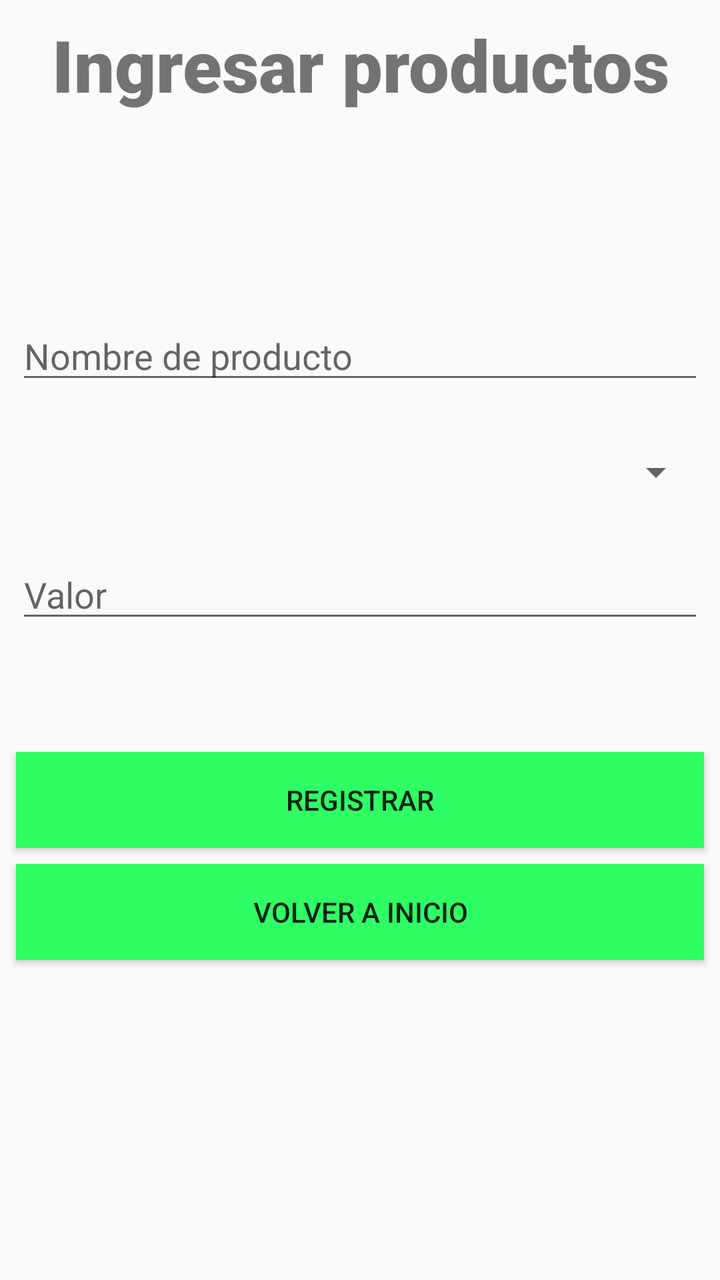
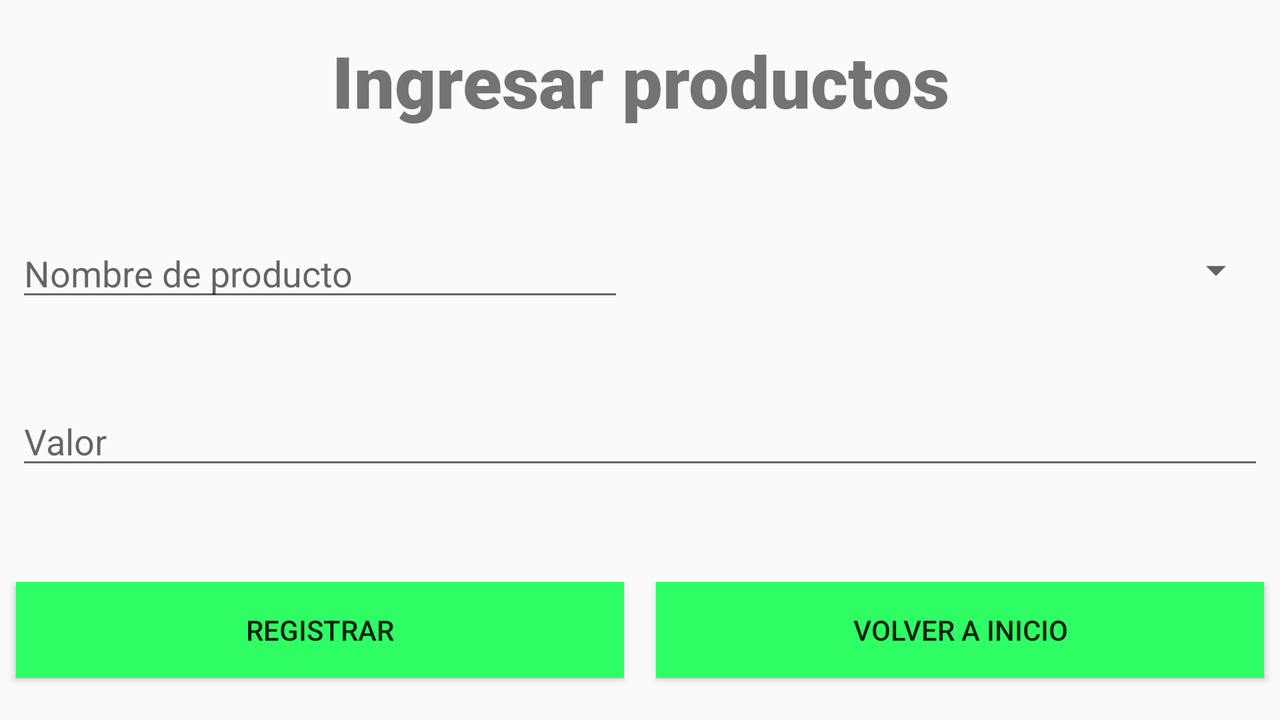

Two renders of one Android screen. The first uses the default layout on a phone; the second uses the alternative layout the repository ships for a different screen configuration, on a matching device. The two XML files are below.
<!-- AndroidManifest.xml: application theme AppTheme -->
<!-- res/layout/activity_main4_registros.xml -->
<?xml version="1.0" encoding="utf-8"?>
<android.support.constraint.ConstraintLayout xmlns:android="http://schemas.android.com/apk/res/android"
    xmlns:app="http://schemas.android.com/apk/res-auto"
    xmlns:tools="http://schemas.android.com/tools"
    android:layout_width="match_parent"
    android:layout_height="match_parent"
    tools:context=".Main4Activity_registros">

    <EditText
        android:id="@+id/etProducto"
        android:layout_width="0dp"
        android:layout_height="wrap_content"
        android:layout_marginStart="8dp"
        android:layout_marginTop="8dp"
        android:layout_marginEnd="8dp"
        android:layout_marginBottom="8dp"
        android:ems="10"
        android:hint="Nombre de producto"
        android:inputType="text"
        app:layout_constraintBottom_toTopOf="@+id/spTipo"
        app:layout_constraintEnd_toEndOf="parent"
        app:layout_constraintHorizontal_bias="0.0"
        app:layout_constraintStart_toStartOf="parent"
        app:layout_constraintTop_toBottomOf="@+id/textView" />

    <Spinner
        android:id="@+id/spTipo"
        android:layout_width="0dp"
        android:layout_height="46dp"
        android:layout_marginStart="8dp"
        android:layout_marginTop="8dp"
        android:layout_marginEnd="8dp"
        android:layout_marginBottom="8dp"
        app:layout_constraintBottom_toTopOf="@+id/etValor"
        app:layout_constraintEnd_toEndOf="parent"
        app:layout_constraintHorizontal_bias="0.598"
        app:layout_constraintStart_toStartOf="parent"
        app:layout_constraintTop_toBottomOf="@+id/etProducto" />

    <EditText
        android:id="@+id/etValor"
        android:layout_width="0dp"
        android:layout_height="wrap_content"
        android:layout_marginStart="8dp"
        android:layout_marginTop="8dp"
        android:layout_marginEnd="8dp"
        android:layout_marginBottom="8dp"
        android:ems="10"
        android:hint="Valor"
        android:inputType="number"
        app:layout_constraintBottom_toTopOf="@+id/guideline3"
        app:layout_constraintEnd_toEndOf="parent"
        app:layout_constraintHorizontal_bias="0.0"
        app:layout_constraintStart_toStartOf="parent"
        app:layout_constraintTop_toBottomOf="@+id/spTipo" />

    <Button
        android:id="@+id/btnRegistrar"
        android:layout_width="0dp"
        android:layout_height="wrap_content"
        android:layout_marginStart="8dp"
        android:layout_marginTop="8dp"
        android:layout_marginEnd="8dp"
        android:layout_marginBottom="8dp"
        android:background="#2EFE64"
        android:onClick="registrar"
        android:text="Registrar"
        app:layout_constraintBottom_toTopOf="@+id/btnRegresar"
        app:layout_constraintEnd_toEndOf="parent"
        app:layout_constraintHorizontal_bias="0.0"
        app:layout_constraintStart_toStartOf="parent"
        app:layout_constraintTop_toTopOf="@+id/guideline3"
        app:layout_constraintVertical_bias="1.0" />

    <TextView
        android:id="@+id/textView"
        android:layout_width="0dp"
        android:layout_height="0dp"
        android:layout_marginStart="8dp"
        android:layout_marginTop="8dp"
        android:layout_marginEnd="8dp"
        android:layout_marginBottom="8dp"
        android:fontFamily="sans-serif-black"
        android:text="Ingresar productos"
        android:textAlignment="center"
        android:textSize="36sp"
        android:typeface="normal"
        app:layout_constraintBottom_toTopOf="@+id/guideline2"
        app:layout_constraintEnd_toEndOf="parent"
        app:layout_constraintHorizontal_bias="0.0"
        app:layout_constraintStart_toStartOf="parent"
        app:layout_constraintTop_toTopOf="parent" />

    <Button
        android:id="@+id/btnRegresar"
        android:layout_width="0dp"
        android:layout_height="wrap_content"
        android:layout_marginStart="8dp"
        android:layout_marginEnd="8dp"
        android:background="#2EFE64"
        android:onClick="regresar"
        android:text="Volver a inicio"
        app:layout_constraintBottom_toTopOf="@+id/guideline4"
        app:layout_constraintEnd_toEndOf="parent"
        app:layout_constraintHorizontal_bias="0.0"
        app:layout_constraintStart_toStartOf="parent" />


    <android.support.constraint.Guideline
        android:id="@+id/guideline1"
        android:layout_width="wrap_content"
        android:layout_height="wrap_content"
        android:orientation="horizontal"
        app:layout_constraintGuide_begin="20dp"
        app:layout_constraintGuide_percent="0.0"
        />
    <android.support.constraint.Guideline
        android:id="@+id/guideline2"
        android:layout_width="wrap_content"
        android:layout_height="wrap_content"
        android:orientation="horizontal"
        app:layout_constraintGuide_begin="20dp"
        app:layout_constraintGuide_percent="0.25"
        />
    <android.support.constraint.Guideline
        android:id="@+id/guideline3"
        android:layout_width="wrap_content"
        android:layout_height="wrap_content"
        android:orientation="horizontal"
        app:layout_constraintGuide_begin="20dp"
        app:layout_constraintGuide_percent="0.50"
        />
    <android.support.constraint.Guideline
        android:id="@+id/guideline4"
        android:layout_width="wrap_content"
        android:layout_height="wrap_content"
        android:orientation="horizontal"
        app:layout_constraintGuide_begin="20dp"
        app:layout_constraintGuide_percent="0.75"
        />
    <android.support.constraint.Guideline
        android:id="@+id/guideline5"
        android:layout_width="wrap_content"
        android:layout_height="wrap_content"
        android:orientation="horizontal"
        app:layout_constraintGuide_begin="20dp"
        app:layout_constraintGuide_percent="1"
        />

</android.support.constraint.ConstraintLayout>
<!-- resources referenced by this layout -->
<resources>
  <style name="AppTheme" parent="Theme.AppCompat.Light.DarkActionBar">
          
          <item name="colorPrimary">@color/colorPrimary</item>
          <item name="colorPrimaryDark">@color/colorPrimaryDark</item>
          <item name="colorAccent">@color/colorAccent</item>
      </style>
</resources>
<!-- res/layout-land/activity_main4_registros.xml (the repository's variant of the layout above) -->
<!-- drawn on the phone turned sideways -->
<?xml version="1.0" encoding="utf-8"?>
<android.support.constraint.ConstraintLayout xmlns:android="http://schemas.android.com/apk/res/android"
    xmlns:app="http://schemas.android.com/apk/res-auto"
    xmlns:tools="http://schemas.android.com/tools"
    android:layout_width="match_parent"
    android:layout_height="match_parent"
    tools:context=".Main4Activity_registros">

    <EditText
        android:id="@+id/etProducto"
        android:layout_width="0dp"
        android:layout_height="wrap_content"
        android:layout_marginStart="8dp"
        android:layout_marginTop="8dp"
        android:layout_marginEnd="8dp"
        android:layout_marginBottom="8dp"
        android:ems="10"
        android:hint="Nombre de producto"
        android:inputType="text"
        app:layout_constraintBottom_toTopOf="@+id/guideline3"
        app:layout_constraintEnd_toStartOf="@+id/spTipo"
        app:layout_constraintStart_toStartOf="parent"
        app:layout_constraintTop_toTopOf="@+id/guideline2" />

    <Spinner
        android:id="@+id/spTipo"
        android:layout_width="0dp"
        android:layout_height="wrap_content"
        android:layout_marginStart="8dp"
        android:layout_marginTop="8dp"
        android:layout_marginEnd="8dp"
        android:layout_marginBottom="8dp"
        app:layout_constraintBottom_toTopOf="@+id/guideline3"
        app:layout_constraintEnd_toEndOf="parent"
        app:layout_constraintHorizontal_bias="0.845"
        app:layout_constraintStart_toEndOf="@+id/etProducto"
        app:layout_constraintTop_toTopOf="@+id/guideline2" />

    <EditText
        android:id="@+id/etValor"
        android:layout_width="0dp"
        android:layout_height="wrap_content"
        android:layout_marginStart="8dp"
        android:layout_marginTop="8dp"
        android:layout_marginEnd="8dp"
        android:layout_marginBottom="20dp"
        android:ems="10"
        android:hint="Valor"
        android:inputType="number"
        app:layout_constraintBottom_toTopOf="@+id/guideline4"
        app:layout_constraintEnd_toEndOf="parent"
        app:layout_constraintHorizontal_bias="0.0"
        app:layout_constraintStart_toStartOf="parent"
        app:layout_constraintTop_toTopOf="@+id/guideline3" />

    <Button
        android:id="@+id/btnRegistrar"
        android:layout_width="0dp"
        android:layout_height="wrap_content"
        android:layout_marginStart="8dp"
        android:layout_marginTop="8dp"
        android:layout_marginEnd="8dp"
        android:layout_marginBottom="8dp"
        android:background="#2EFE64"
        android:onClick="registrar"
        android:text="Registrar"
        app:layout_constraintBottom_toBottomOf="parent"
        app:layout_constraintEnd_toStartOf="@+id/btnRegresar"
        app:layout_constraintStart_toStartOf="parent"
        app:layout_constraintTop_toTopOf="@+id/guideline4" />

    <TextView
        android:id="@+id/textView"
        android:layout_width="0dp"
        android:layout_height="0dp"
        android:layout_marginStart="8dp"
        android:layout_marginTop="16dp"
        android:layout_marginEnd="8dp"
        android:layout_marginBottom="8dp"
        android:fontFamily="sans-serif-black"
        android:text="Ingresar productos"
        android:textAlignment="center"
        android:textSize="36sp"
        app:layout_constraintBottom_toTopOf="@+id/guideline2"
        app:layout_constraintEnd_toEndOf="parent"
        app:layout_constraintHorizontal_bias="1.0"
        app:layout_constraintStart_toStartOf="parent"
        app:layout_constraintTop_toTopOf="parent" />

    <Button
        android:id="@+id/btnRegresar"
        android:layout_width="0dp"
        android:layout_height="wrap_content"
        android:layout_marginStart="8dp"
        android:layout_marginTop="8dp"
        android:layout_marginEnd="8dp"
        android:layout_marginBottom="8dp"
        android:background="#2EFE64"
        android:onClick="regresar"
        android:text="Volver a inicio"
        app:layout_constraintBottom_toBottomOf="parent"
        app:layout_constraintEnd_toEndOf="parent"
        app:layout_constraintStart_toEndOf="@+id/btnRegistrar"
        app:layout_constraintTop_toTopOf="@+id/guideline4" />


    <android.support.constraint.Guideline
        android:id="@+id/guideline1"
        android:layout_width="wrap_content"
        android:layout_height="wrap_content"
        android:orientation="horizontal"
        app:layout_constraintGuide_begin="20dp"
        app:layout_constraintGuide_percent="0.0"
        />
    <android.support.constraint.Guideline
        android:id="@+id/guideline2"
        android:layout_width="wrap_content"
        android:layout_height="wrap_content"
        android:orientation="horizontal"
        app:layout_constraintGuide_begin="20dp"
        app:layout_constraintGuide_percent="0.25"
        />
    <android.support.constraint.Guideline
        android:id="@+id/guideline3"
        android:layout_width="wrap_content"
        android:layout_height="wrap_content"
        android:orientation="horizontal"
        app:layout_constraintGuide_begin="20dp"
        app:layout_constraintGuide_percent="0.50"
        />
    <android.support.constraint.Guideline
        android:id="@+id/guideline4"
        android:layout_width="wrap_content"
        android:layout_height="wrap_content"
        android:orientation="horizontal"
        app:layout_constraintGuide_begin="20dp"
        app:layout_constraintGuide_percent="0.75"
        />
    <android.support.constraint.Guideline
        android:id="@+id/guideline5"
        android:layout_width="wrap_content"
        android:layout_height="wrap_content"
        android:orientation="horizontal"
        app:layout_constraintGuide_begin="20dp"
        app:layout_constraintGuide_percent="1"
        />

</android.support.constraint.ConstraintLayout>
